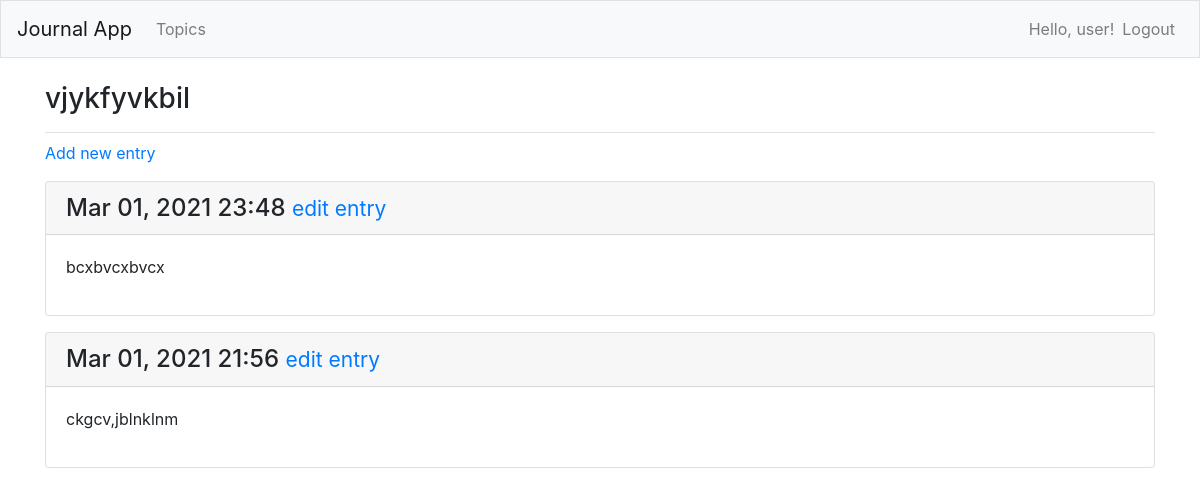
/topics/9/ (signed in), run on the app's committed database.
### journal_entries/models.py (models this page shows, shortened)
class Topic(models.Model):
    text = models.CharField(max_length=200)
    date_added = models.DateTimeField(auto_now_add=True)
    owner = models.ForeignKey(User, on_delete=models.CASCADE)
    def __str__(self):
        return self.text

class Entry(models.Model):
    topic = models.ForeignKey(Topic, on_delete=models.CASCADE)
    text = models.TextField()
    date_added = models.DateTimeField(auto_now_add=True)
    class Meta:
        verbose_name_plural = 'entries'

### journal_entries/views.py (the view)
# urls.py: path('topics/<int:topic_id>/', views.topic, name='topic'),
@login_required
def topic(request, topic_id):
    topic = Topic.objects.get(id=topic_id)
    if topic.owner != request.user:
        raise Http404
    entries = topic.entry_set.order_by('-date_added')
    context = {'topic': topic, 'entries': entries}
    return render(request, 'journal_entries/topic.html', context)

### journal_entries/templates/journal_entries/topic.html
{% extends 'journal_entries/base.html' %}
{% block page_header %}
  <h3>{{ topic }}</h3>
{% endblock page_header %}
{% block content %}
  <p>
    <a href="{% url 'journal_entries:new_entry' topic.id %}">Add new entry</a>
  </p>
  {% for entry in entries %}
  <div class="card mb-3">
    <h4 class="card-header">
      {{ entry.date_added|date:'M d, Y H:i' }}
      <small><a href="{% url 'journal_entries:edit_entry' entry.id %}">edit entry</a></small>
    </h4>
    <div class="card-body">
      {{ entry.text|linebreaks }}
    </div>
  </div>
  {% empty %}
    <p>There are no entries for this topic.</p>
  {% endfor %}
{% endblock content %}

### journal_entries/templates/journal_entries/base.html (shortened to what this page needs)
{% load bootstrap4 %}
<!doctype html>
<html lang="en">
  <head>
    {% bootstrap_css %}
  </head>
  <body>
      <nav class="navbar navbar-expand-md navbar-light bg-light mb-4 border">
        <a href="{% url 'journal_entries:index' %}" class="navbar-brand">Journal App</a>
      <div class="collapse navbar-collapse" id="navbarCollapse">
        <ul class="navbar-nav mr-auto">
          <li class="nav-item">
            <a href="{% url 'journal_entries:topics' %}" class="nav-link">Topics</a>
          </li>
        </ul>
        <ul class="navbar-nav ml-auto">
          {% if user.is_authenticated %}
            <li class="nav-item">
              <span class="navbar-text">Hello, {{ user.username }}!</span>
            </li>
            <li class="nav-item">
              <a href="{% url 'users:logout' %}" class="nav-link">Logout</a>
            </li>
          {% endif %}
        </ul>
      </div>
      </nav>
      <main role="main" class="container">
        <div class="pb-2 mb-2 border-bottom">
          {% block page_header %}{% endblock page_header %}
        </div>
        <div>
          {% block content %}{% endblock content %}
        </div>
      </main>
  </body>
</html>

### data on the page
Topic: text "vjykfyvkbil"
Entry: date_added "Mar 01, 2021 23:48", text "bcxbvcxbvcx"
Entry: date_added "Mar 01, 2021 21:56", text "ckgcv,jblnklnm"

### other printed values
{{ user.username }} "user"
